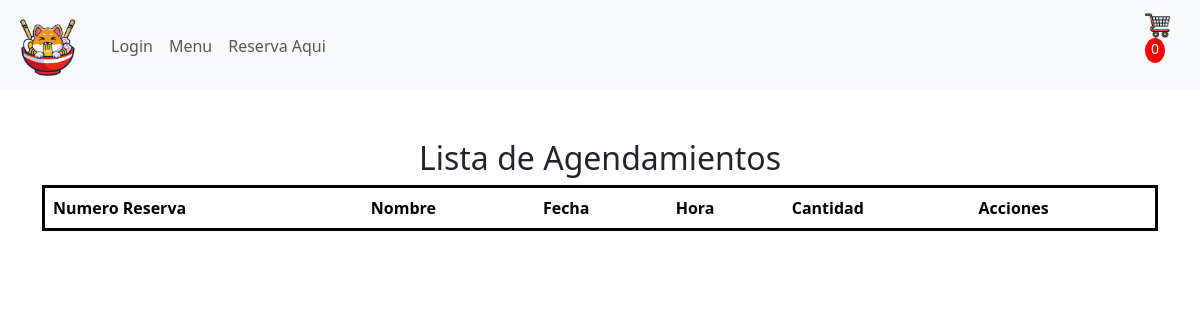
The app's page /listaragendamiento, older data.
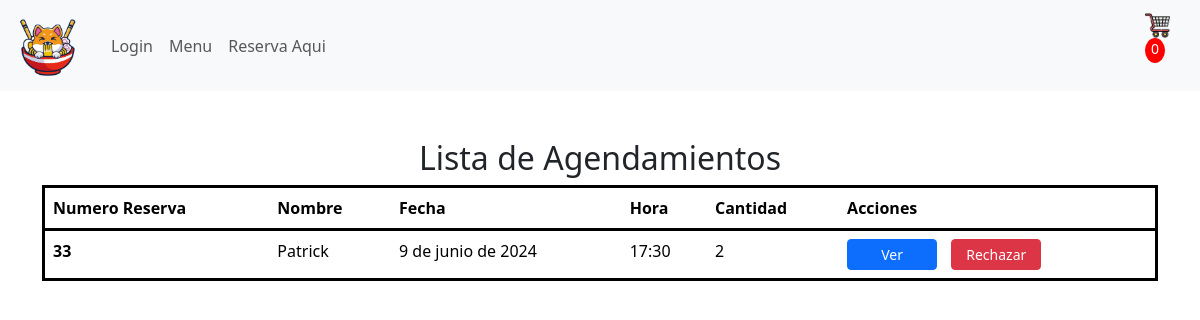
The same page, newer data.
### appweb/models.py (models this page shows, shortened)
class Reserva_Mesa(models.Model):
    ID_reserva = models.AutoField(primary_key=True, help_text="Id de la reserva")
    nombre = models.CharField(max_length=50)
    correo = models.EmailField()
    fecha = models.DateField()
    hora = models.TimeField()
    cantidad_comensales = models.IntegerField()
    ID_Mesa = models.ForeignKey(Mesa, on_delete=models.CASCADE, default="0")

### appweb/views.py (the view)
# urls.py: path('listaragendamiento', listaragendamiento, name='listaragendamiento' ),
def listaragendamiento(request):
    Agendamientos = Reserva_Mesa.objects.all()
    fecha_hoy = timezone.localtime(timezone.now()).date()
    data = {
        "Agendamientos" : Agendamientos,
         'fecha_hoy': fecha_hoy,
    }
    return render(request,"mantenedor/admin/listar_agendamiento.html", data)

### appweb/templates/mantenedor/admin/listar_agendamiento.html (shortened to what this page needs)
{% extends 'base.html' %}
{% load static %}
{% load crispy_forms_tags %}
{% block contenido %}
<div class="container mt-5"style="height: 760px;">
    <div class="text-center">
      <h2 class="mt-4">Lista de Agendamientos</h2>
    </div>
<table class="table">
    <thead>
      <tr class="border border-3  border border-black">
        <th scope="col"><b>Numero Reserva</b></th>
        <th scope="col"><b>Nombre</b></th>
        <th scope="col"><b>Fecha</b></th>
        <th scope="col"><b>Hora</b></th>
        <th scope="col"><b>Cantidad</b></th>
        <th scope="col"><b>Acciones</b></th>
      </tr>
    </thead>
    <tbody>
        {% for x in Agendamientos %}
        {% if x.fecha == fecha_hoy  %}
          <tr class="border border-3 border border-black ;" >
              <th scope="row" >{{x.ID_reserva}}</th>
              <td>{{x.nombre}}</td>
              <td>{{x.fecha}}</td>
              <td>{{x.hora}}</td>
              <td>{{x.cantidad_comensales}}</td>
              <td>
                <button type="button" class="btn btn-primary btn-sm"  style=" width: 90px;" data-bs-toggle="modal" data-bs-target="#modalagendamiento{{ x.ID_reserva }}"> Ver </button>
                <a href="" class="btn btn-danger btn-sm"  style="margin-left: 10px; width: 90px;" >Rechazar</a>
              </td>
            </tr>
          {% endif %}
      {% endfor %}
    </tbody>
  </table>
</div>
  {% endblock %}

Row changes from the older to the newer data that the page shows:
added Reserva_Mesa: ID_reserva "33", nombre "Patrick", fecha "9 de junio de 2024", hora "17:30", cantidad_comensales "2"
